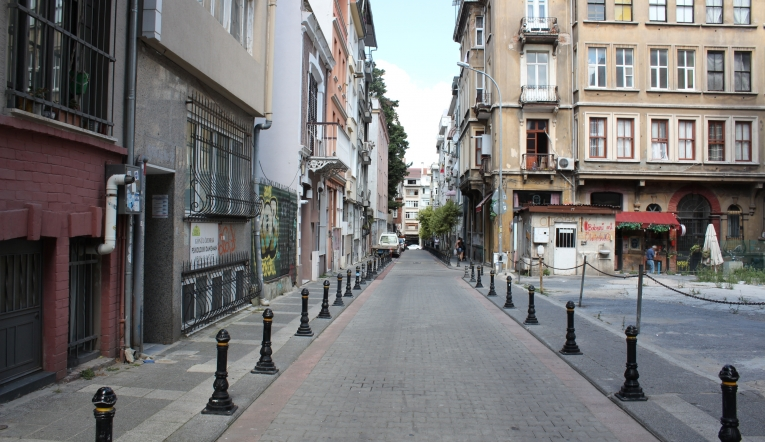
#> input picture images/sokak.jpeg, 765 x 442 px
$ python SfM.py
#> lines starting #> are read from the running program, lines starting #| are printed output that depends on the picture
"""
SLAM Nedir ? (Simultaneous Localization and Mapping):
    Bir robotun ya da  kameranin :
    - Nerede olduğunu(localization)
    - Etrafinin haritasini çikarmasini(Mapping) ayni anda yapabilmesidir. Yani hem "ben neredeyim" hem "etraf nasil görünüyor" sorularina cevap verir.

    Çalişma yapisi :
        1. Görüntüden feature'lar çikarilir(SIFT, ORB gibi)
        2. Bu featurelar takip edilerek hareket tahmini yapilir.
        3. Aynı anda, görülen yerler ile bir harita oluşturulur.
        4. Hareket ve harite birlikte optimize edilir.


SfM Nedir ? (Structure from Motion) :
    Sadece bir video veya videodan :
    - Kameranin hareketini bulur
    - 3D dünya modelini çikarir.

    SLAM ile benzerdir ama SfM'de :
    -Gerçek zamanda çalişma zorunluluğu yoktur (önceden çekilmiş video veya fotoğraf seti ile yapilir)
    -Daha yoğun ve kaliteli 3D Model çikarilir

Yapilacak adimlar (Mini SfM plani):
1. İki ardişik görüntü oku
2. Feature çikarimi ve eşleştirme (SIFT veya ORB ile)
3. Fundamental ve Essential Matrix hesapla
4. Kamera pozisyonu bul (R, t)
5. Triangulation ile 3D noktalar üret
6. 3D noktalari çizdir (scatter plot)


BU KOD :
Kod, iki ardışık görüntü kullanarak kameranın hareketini ve sahnedeki 3D nesnelerin konumlarını belirler.
Sonuç olarak elde edilen 3D nokta bulutu, gerçek dünyadaki bir sahnenin üç boyutlu temsilidir.

"""

import numpy as np
import cv2
import matplotlib.pyplot as plt
from mpl_toolkits.mplot3d import Axes3D


# ---- 1. GÖRÜNTÜ OKUMA -----
img1 = cv2.imread("images/sokak.jpeg", cv2.IMREAD_GRAYSCALE)
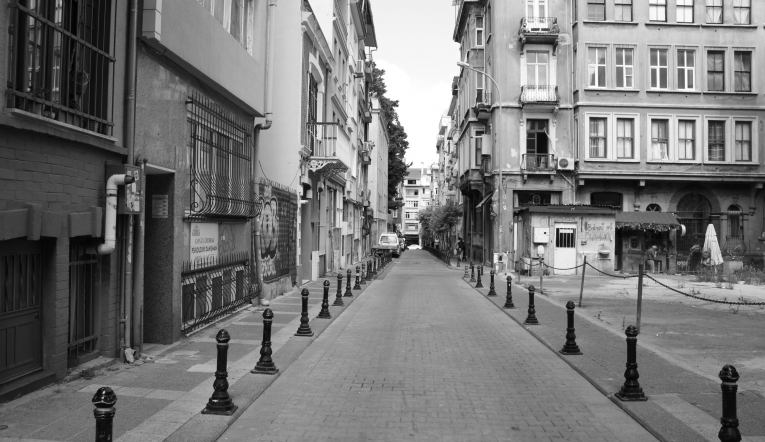
#> img1: shape (442, 765); min 1, max 255, mean 118.4
img2 = cv2.imread("images/sokak2.jpeg", cv2.IMREAD_GRAYSCALE)
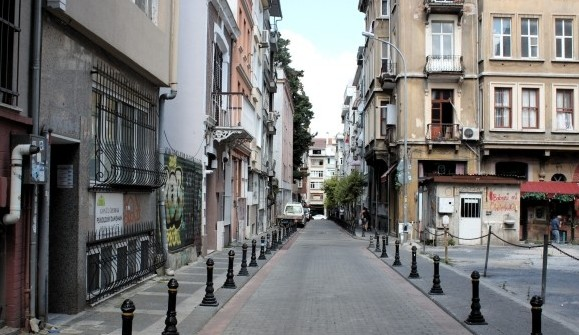
#> input picture images/sokak2.jpeg, 579 x 335 px
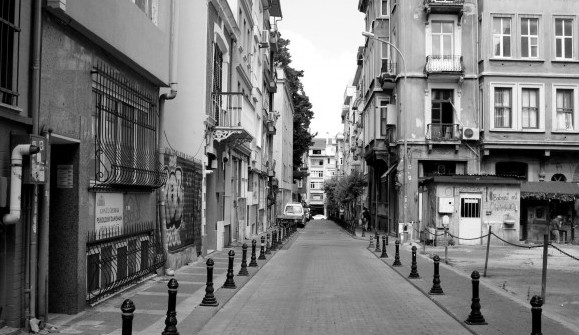
#> img2: shape (335, 579); min 0, max 255, mean 117.4

# ---- 2. Feature Extraction ve Eşleştirme ----

# orb olusturma
orb = cv2.ORB_create()

#keypoint ve descriptor çikar
kp1,des1 = orb.detectAndCompute(img1, None)
#> kp1 = 500 keypoints; strongest (x, y, size): (560, 230, 37.2), (558, 228, 31), (408, 182, 31), (558, 229, 37.2)
kp2,des2 = orb.detectAndCompute(img2, None) # fonksiyonu ile görüntülerdeki önemli noktalar (keypoints) ve bunlara karşılık gelen öznitelikler (descriptors) elde ediliyor.
#> kp2 = 500 keypoints; strongest (x, y, size): (464, 200, 37.2), (462, 199, 31), (465, 201, 31), (465, 202, 44.6)

#Brute-Force matcher
bf = cv2.BFMatcher(cv2.NORM_HAMMING, crossCheck=True) #Bu özniteliklerin birbirine ne kadar benzer olduğunu ölçmek için Brute Force Matcher kullanılıyor
matches = bf.match(des1,des2)
#> matches = 320 matches

#mesafeye göre sirala
matches = sorted(matches, key= lambda x:x.distance)

#iyi eşleşmeleri seç
good_matches = matches[:100] # en iyi 100 eşleşme
#> good_matches = 100 matches

#noktalari ayikla
pts1 = np.float32([kp1[m.queryIdx].pt for m in good_matches])
#> pts1 = 100 pairs, first value 302 to 641, second value 77 to 278
pts2 = np.float32([kp2[m.trainIdx].pt for m in good_matches])
#> pts2 = 100 pairs, first value 207 to 546, second value 47 to 248

# ---- 3.Fundamental ve Essential Matrix Hesaplama ----

# fundamental matrix hesabi (RANSAC ile)
F, mask = cv2.findFundamentalMat(pts1, pts2, cv2.FM_RANSAC)
#> F = [[-1.76e-08, -8.7e-05, 0.0293], [8.68e-05, 9.38e-07, -0.0605], [-0.0266, 0.0518, 1]]; mask = 100 values from 1 to 1

# K matrisi(iç parametre matrisi farz ediyoruz)
h,w = img1.shape
#> h = 442; w = 765
K = np.array([[1000, 0 , w/2],
              [0, 1000, h/2],
              [0, 0, 1]])

# Essential matrix (matris çarpiminde matris sirasi önemli)
E = K.T @ F @ K
#> E = [[-0.0176, -87.01, 10.05], [86.75, 0.938, -27.08], [-7.42, 18.76, 0.143]]


# ---- 4.Kamera Pozisyonlarini Bulma ----

#mask ile sadece doğru eşleşmeleri al
pts1_inliers = pts1[mask.ravel() == 1]
#> pts1_inliers has the same summary as pts1
pts2_inliers = pts2[mask.ravel() == 1]
#> pts2_inliers has the same summary as pts2


#pose (Rotation R ve Translation t ) çikar
retval, R, t, mask_pose = cv2.recoverPose(E, pts1_inliers, pts2_inliers, K)
#> retval = 92; R = [[0.996, 0.00301, -0.0879], [-0.0053, 1, -0.0259], [0.0878, 0.0262, 0.996]]; t = [-0.211, -0.0834, -0.974]; mask_pose = 100 values, max 255 at index 0, min 0 at index 13, mean 234.6

# ---- 5.Triangulation ile 3D Nokta üretimi ----

#projeksiyon matrisleri
P1 = np.dot(K, np.hstack((np.eye(3),np.zeros((3,1)))))
P2 = np.dot(K, np.hstack((R,t)))
#> P2 = [[1029.7, 13.04, 293, -583.4], [14.1, 1005.4, 194.2, -298.6], [0.0878, 0.0262, 0.996, -0.974]]

#Triangulation Points
pts1_inliers = pts1_inliers.T
pts2_inliers = pts2_inliers.T


"""
Triangulation, iki görüntüdeki eşleşen noktaların 3D uzaydaki konumlarını hesaplamaya yarar.
Bu, her iki görüntüdeki eşleşen noktaların projeksiyonunu kullanarak, her iki görüntüden de 3D nokta bilgisini türetir.
Kameraların projeksiyon matrisleri (P1 ve P2) kullanılarak 3D noktalar hesaplanır
"""
points_4d_hom = cv2.triangulatePoints(P1, P2, pts1_inliers, pts2_inliers)

#Homojen koordinatları normalleştir
"""
Triangulation ile elde edilen 3D noktalar homojen koordinatlar şeklindedir ve bunları normalleştirerek
(yani 4. koordinat olan w'yi çıkararak) 3D uzaydaki noktalar elde edilir
"""
points_3d = points_4d_hom/ points_4d_hom[3]
points_3d = points_3d[:3].T
#> points_3d = 100 rows, first 8: [8.35, -5.46, 40.01], [4.07, 0.203, 23.22], [4.57, 0.265, 25.77], [8.49, -1.21, 32.96], [3.65, -3.43, 39.27], [2.64, -3.4, 41.19], [0.823, 0.653, 37.85], [8.57, -3.72, 36.62]


# ---- 6. 3D Nokta Bulutu ----

fig = plt.figure(figsize=(10,7))
ax = fig.add_subplot(111, projection='3d')

ax.scatter(points_3d[:,0], points_3d[:,1], points_3d[:,2], s=5)
ax.set_title('SfM ile Çikarilan 3D Noktalar')
ax.set_xlabel("X ekseni")
ax.set_ylabel("Y ekseni")
ax.set_zlabel("Z ekseni")
plt.show()
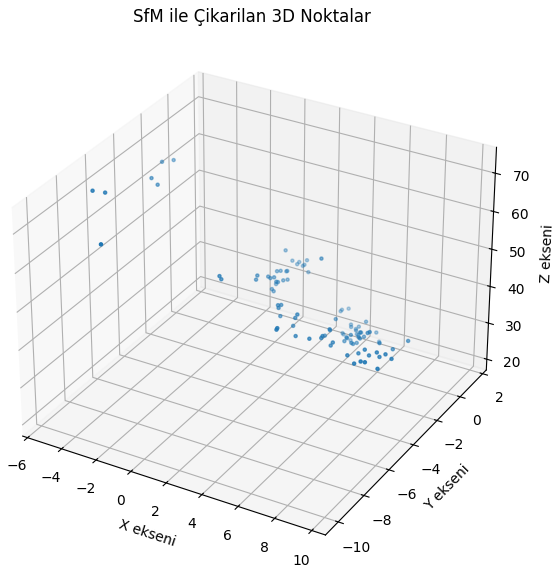
#> figure drawn by matplotlib, 1 panel
